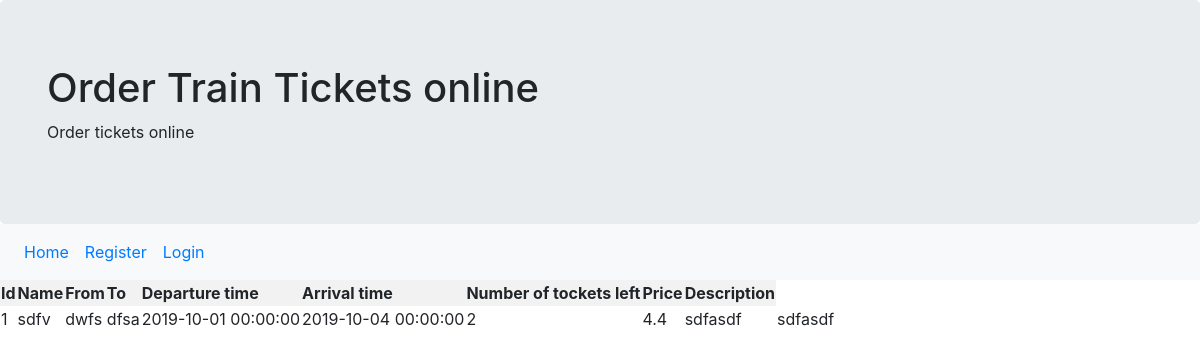
Before: / with the older database file.
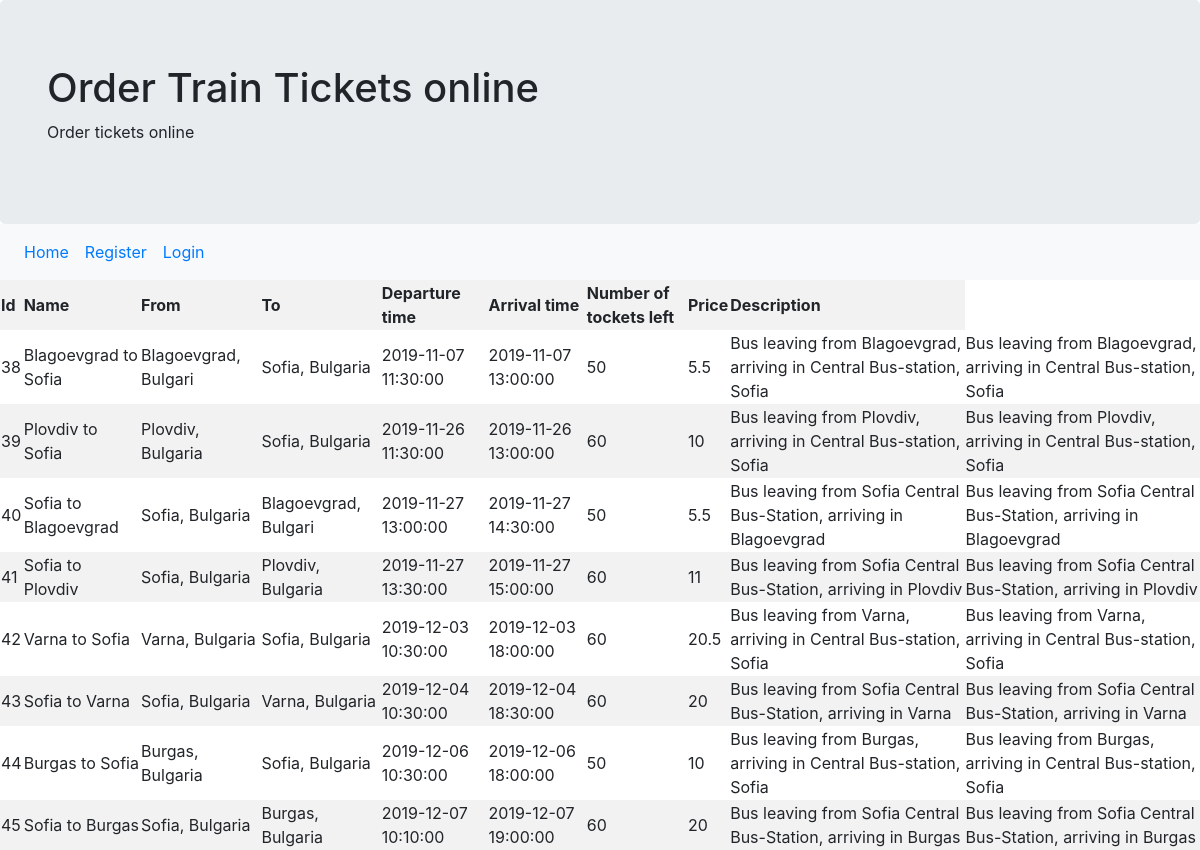
After: the same page with the newer database file.
### tables this page shows
CREATE TABLE `catalogue` (
  `pid` int(11) NOT NULL,
  `name` varchar(20) NOT NULL,
  `dstart` varchar(20) NOT NULL,
  `dfinish` varchar(20) NOT NULL,
  `tstart` timestamp NOT NULL DEFAULT CURRENT_TIMESTAMP ON UPDATE CURRENT_TIMESTAMP,
  `tfinish` timestamp NOT NULL DEFAULT '0000-00-00 00:00:00',
  `number` int(11) NOT NULL,
  `price` double NOT NULL,
  `desc` varchar(300) NOT NULL
);

### inc/display.php (the view)
<table class='table-striped table-hover'>
	<tr>
		<th>Id</th>
		<th>Name</th>
		<th>From</th>
		<th>To</th>
		<th>Departure time</th>
		<th>Arrival time</th>
		<th>Number of tockets left</th>
		<th>Price</th>
		<th>Description</th>
	</tr>
	<?php
	require_once('auth/auth.php');
	$conn = new PDO("mysql:host=$servername;dbname=$dbname", $username, $password);
	$sql = $conn->prepare("SELECT * FROM Catalogue");
	$sql->execute();
	$sql->setFetchMode(PDO::FETCH_ASSOC);
	$data = $sql->fetchAll();
	if(isset($_SESSION['login_admin'])) {
		$var = '<td><a href="edit_form.php?id=$i[pid]">Edit</a></td>';
	} else {
		$var = '';
	}
	foreach ($data as $i)
		echo <<<"CAT"
	<tr>
		<td>$i[pid]</td>
		<td>$i[name]</td>
		<td>$i[dstart]</td>
		<td>$i[dfinish]</td>
		<td>$i[tstart]</td>
		<td>$i[tfinish]</td>
		<td>$i[number]</td>
		<td>$i[price]</td>
		<td>$i[desc]</td>
		<td>$i[desc]</td>
		$var
	</tr>
CAT;
	?>
</table>

### index.php (shortened to what this page needs)
<!DOCTYPE html>
<html lang="en">
<head>
<?php
	require_once('inc/head.php');
?>
</head>
<body>
<?php
	require_once('inc/jumbotron.php');
	require_once('inc/nav.php');
	require_once('inc/display.php');
?>
</body>
</html>

### inc/head.php (shortened to what this page needs)
  <link rel="stylesheet" href="https://maxcdn.bootstrapcdn.com/bootstrap/4.3.1/css/bootstrap.min.css">
<link rel="stylesheet" type="text/css" href="style.css">

### inc/jumbotron.php
<div class="jumbotron">
  <div class="container">
    <h1>Order Train Tickets online</h1>
    <p>Order tickets online</p>
  </div>
</div>

### inc/nav.php
<nav class="navbar navbar-expand-sm bg-light">
	<?php
    if(!isset($_SESSION['login_user']) && !isset($_SESSION['login_admin']))
    {
		echo "<ul class='navbar-nav'>";
		echo "<li class='nav-item'><a class='nav-link' href='index.php'>Home</a></li>";
		echo "<li class='nav-item'><a class='nav-link' href='registration.php'>Register</a></li>";
		echo "<li class='nav-item'><a class='nav-link' href='login.php'>Login</a></li>";
		echo "</ul>";
	} else if (isset($_SESSION['login_user']))
    {
		echo "<ul class='navbar-nav'>";
		echo "<li class='nav-item'><a class='nav-link' href='index.php'>Home</a></li>";
		echo "<li class='nav-item'><a class='nav-link' href='addtocart.php'>Buy</a></li>";
		echo "<li class='nav-item'><a class='nav-link' href='cart.php'>Cart</a></li>";
		echo "</ul>";
		echo "<ul class='navbar-nav ml-auto'>";
		echo "<li class='nav-item'><a class='nav-link'>Hello, " . $_SESSION['login_user'] . "</a></li>";
		echo "<li style='float: right' class='nav-item'><a class='nav-link' href='logout.php'>Sign out</a></li>";
		echo "</ul>";
    } else if (isset($_SESSION['login_admin'])){
		echo "<ul class='navbar-nav'>";
		echo "<li class='nav-item'><a class='nav-link' href='add_item.php'>Add Item</a></li>";
		echo "<li class='nav-item'><a class='nav-link' href='delete_item.php'>Delete Item</a></li>";
		echo "<li class='nav-item'><a class='nav-link' href=''>Update Item</a></li>";
		echo "</ul>";
		echo "<ul class='navbar-nav ml-auto'>";
		echo "<li class='nav-item'><a class='nav-link'>Hello, " . $_SESSION['login_admin'] . "</a></li>";
		echo "<li style='float: right' class='nav-item'><a class='nav-link' href='./logout.php'>Sign out</a></li>";
		echo "</ul>";
	}
	?>
</nav>

### style.css (style rules this page uses)
.jumbotron { margin:0px; }
nav { margin-top:0px; }

Changed rows visible on the page:
removed catalogue: pid "1", name "sdfv", dstart "dwfs", dfinish "dfsa", tstart "2019-10-01 00:00:00", tfinish "2019-10-04 00:00:00", number "2", price "4.4", desc "sdfasdf"
added catalogue: pid "38", name "Blagoevgrad to Sofia", dstart "Blagoevgrad, Bulgari", dfinish "Sofia, Bulgaria", tstart "2019-11-07 11:30:00", tfinish "2019-11-07 13:00:00", number "50", price "5.5", desc "Bus leaving from Blagoevgrad, arriving in Central Bus-station, Sofia"
added catalogue: pid "39", name "Plovdiv to Sofia", dstart "Plovdiv, Bulgaria", dfinish "Sofia, Bulgaria", tstart "2019-11-26 11:30:00", tfinish "2019-11-26 13:00:00", number "60", price "10", desc "Bus leaving from Plovdiv, arriving in Central Bus-station, Sofia"
added catalogue: pid "40", name "Sofia to Blagoevgrad", dstart "Sofia, Bulgaria", dfinish "Blagoevgrad, Bulgari", tstart "2019-11-27 13:00:00", tfinish "2019-11-27 14:30:00", number "50", price "5.5", desc "Bus leaving from Sofia Central Bus-Station, arriving in Blagoevgrad"
added catalogue: pid "41", name "Sofia to Plovdiv", dstart "Sofia, Bulgaria", dfinish "Plovdiv, Bulgaria", tstart "2019-11-27 13:30:00", tfinish "2019-11-27 15:00:00", number "60", price "11", desc "Bus leaving from Sofia Central Bus-Station, arriving in Plovdiv"
added catalogue: pid "42", name "Varna to Sofia", dstart "Varna, Bulgaria", dfinish "Sofia, Bulgaria", tstart "2019-12-03 10:30:00", tfinish "2019-12-03 18:00:00", number "60", price "20.5", desc "Bus leaving from Varna, arriving in Central Bus-station, Sofia"
added catalogue: pid "43", name "Sofia to Varna", dstart "Sofia, Bulgaria", dfinish "Varna, Bulgaria", tstart "2019-12-04 10:30:00", tfinish "2019-12-04 18:30:00", number "60", price "20", desc "Bus leaving from Sofia Central Bus-Station, arriving in Varna"
added catalogue: pid "44", name "Burgas to Sofia", dstart "Burgas, Bulgaria", dfinish "Sofia, Bulgaria", tstart "2019-12-06 10:30:00", tfinish "2019-12-06 18:00:00", number "50", price "10", desc "Bus leaving from Burgas, arriving in Central Bus-station, Sofia"
added catalogue: pid "45", name "Sofia to Burgas", dstart "Sofia, Bulgaria", dfinish "Burgas, Bulgaria", tstart "2019-12-07 10:10:00", tfinish "2019-12-07 19:00:00", number "60", price "20", desc "Bus leaving from Sofia Central Bus-Station, arriving in Burgas"
